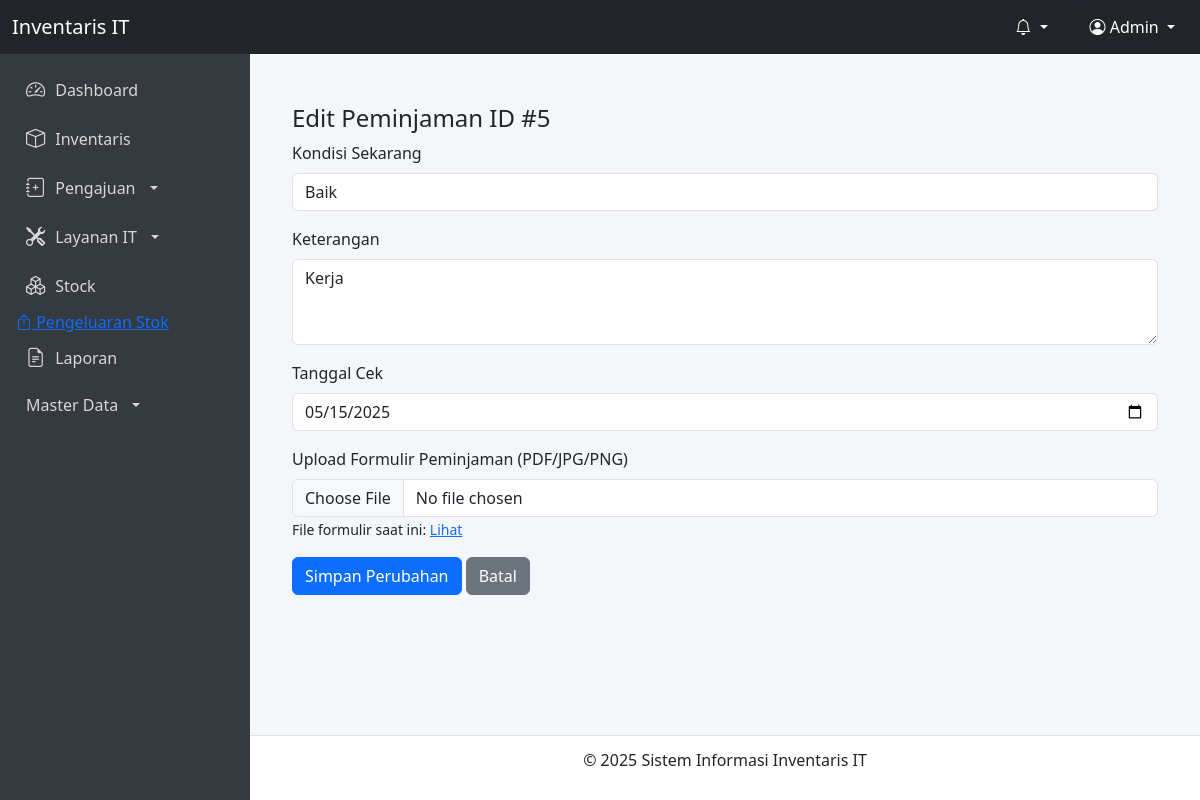
The app's page /pengajuan/peminjaman_update_kondisi.php?id=3 (signed in) with its own data.
### tables this page shows
CREATE TABLE `peminjaman` (
  `id` int(11) NOT NULL,
  `id_user` int(11) NOT NULL,
  `tanggal_pinjam` date NOT NULL,
  `tanggal_kembali` date DEFAULT NULL,
  `status` enum('Pending','Disetujui','Ditolak') DEFAULT 'Pending',
  `dibaca_admin` tinyint(1) DEFAULT 0,
  `keterangan` text DEFAULT NULL,
  `kondisi_sekarang` text DEFAULT NULL,
  `tanggal_cek` date DEFAULT NULL,
  `created_at` timestamp NOT NULL DEFAULT current_timestamp(),
  `perusahaan` varchar(100) DEFAULT NULL,
  `jabatan` varchar(100) DEFAULT NULL,
  `jenis_barang` varchar(100) DEFAULT NULL,
  `spesifikasi` text DEFAULT NULL,
  `jumlah` int(11) DEFAULT NULL,
  `kondisi_pinjam` varchar(50) DEFAULT NULL,
  `file_formulir` varchar(255) DEFAULT NULL,
  `kode_barang` varchar(50) DEFAULT NULL
);

### pengajuan/peminjaman_update_kondisi.php (the view, shortened to what this page needs)
<?php
include '../config/koneksi.php';
$id = intval($_GET['id']);
$sql = "SELECT * FROM peminjaman WHERE id = ?";
$stmt = mysqli_prepare($conn, $sql);
mysqli_stmt_bind_param($stmt, "i", $id);
mysqli_stmt_execute($stmt);
$result = mysqli_stmt_get_result($stmt);
$data = mysqli_fetch_assoc($result);
include('../layouts/header.php');
include('../layouts/sidebar.php');
?>
<div class="content">
    <div class="container mt-4">
        <h4>Edit Peminjaman ID #<?= htmlspecialchars($id) ?></h4>
        <form method="post" action="" enctype="multipart/form-data">
            <div class="mb-3">
                <label for="kondisi_sekarang" class="form-label">Kondisi Sekarang</label>
                <input type="text" class="form-control" id="kondisi_sekarang" name="kondisi_sekarang" required
                       value="<?= htmlspecialchars($data['kondisi_sekarang']) ?>">
            </div>
            <div class="mb-3">
                <label for="keterangan" class="form-label">Keterangan</label>
                <textarea class="form-control" id="keterangan" name="keterangan" rows="3"><?= htmlspecialchars($data['keterangan']) ?></textarea>
            </div>
            <div class="mb-3">
                <label for="tanggal_cek" class="form-label">Tanggal Cek</label>
                <input type="date" class="form-control" id="tanggal_cek" name="tanggal_cek"
                       value="<?= !empty($data['tanggal_cek']) ? date('Y-m-d', strtotime($data['tanggal_cek'])) : '' ?>">
            </div>
            <div class="mb-3">
                <label for="file_formulir" class="form-label">Upload Formulir Peminjaman (PDF/JPG/PNG)</label>
                <input type="file" class="form-control" name="file_formulir" accept=".pdf,.jpg,.jpeg,.png">
                <?php if (!empty($data['file_formulir']) && file_exists($data['file_formulir'])): ?>
                    <small>File formulir saat ini: <a href="<?= htmlspecialchars($data['file_formulir']) ?>" target="_blank">Lihat</a></small>
                <?php endif; ?>
            </div>
            <button type="submit" class="btn btn-primary">Simpan Perubahan</button>
            <a href="peminjaman_list.php" class="btn btn-secondary">Batal</a>
        </form>
    </div>
</div>
<?php include('../layouts/footer.php'); ?>

### layouts/header.php (style rules this page uses)
body { margin: 0; font-family: 'Segoe UI', Tahoma, Geneva, Verdana, sans-serif; background-color: #f5f6fa; }
.content { margin-left: 250px; padding: 80px 30px 60px 30px; min-height: calc(100vh - 56px - 50px); }

### records on screen
peminjaman: kondisi_sekarang "Baik", keterangan "Kerja", tanggal_cek "05/15/2025"

### other values on screen
$id "5"
